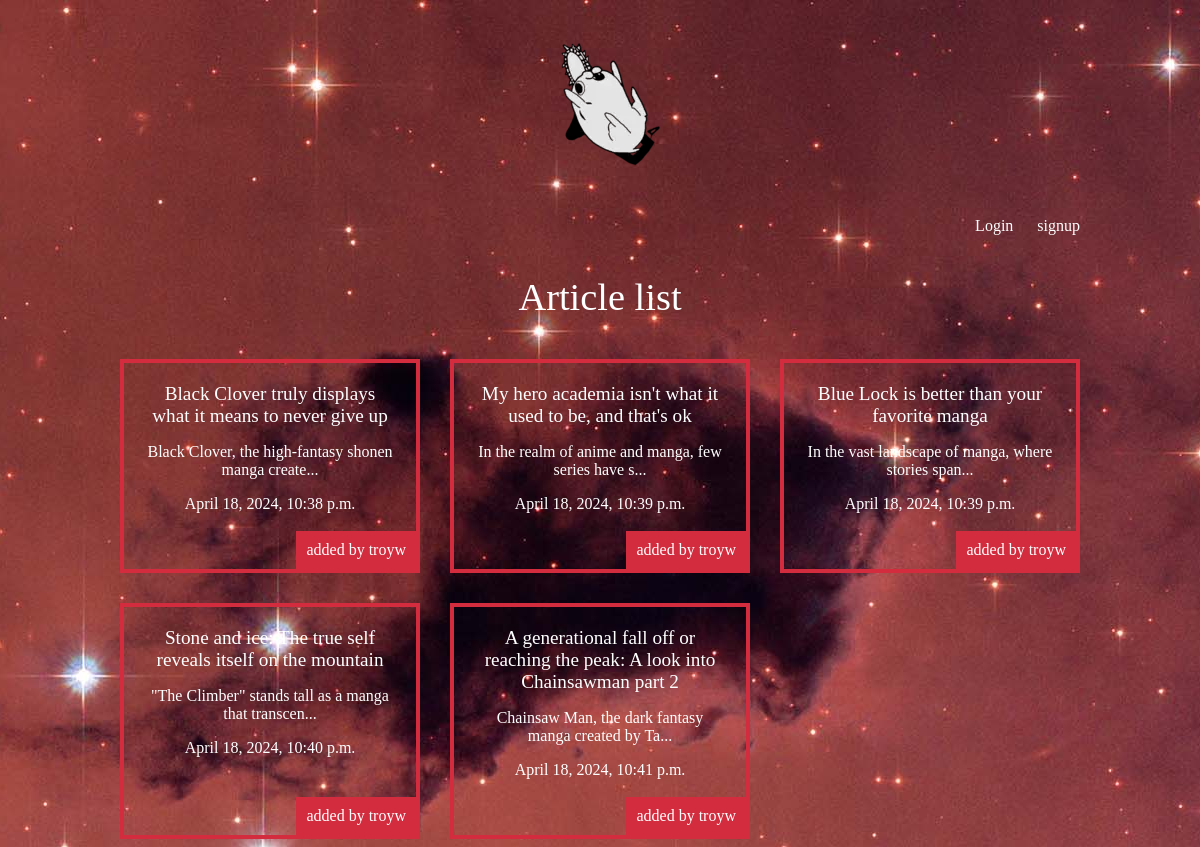
The app's page /articles/ with its own data.
### articles/models.py (models this page shows, shortened)
class Article(models.Model):
    title = models.CharField(max_length=100)
    slug = models.SlugField()
    body = models.TextField()
    date = models.DateTimeField(auto_now_add=True)
    thumb = models.ImageField(default='default.png', blank=True)
    author = models.ForeignKey(User, default=None, on_delete = models.CASCADE)
    def snippet(self):
        return self.body[:50] + '...'

### articles/views.py (the view)
# urls.py: path('', views.article_list, name="list"),
def article_list(request):
    articles = Article.objects.all().order_by('date')
    return render(request, 'articles/article_list.html', {'articles': articles})

### articles/templates/articles/article_list.html
{% extends 'base_layout.html' %}
{% block content %}
        <h1>Article list</h1>
        <div class="articles">
           {% for article in articles %}
           <div class="article">
            <h2><a href="{% url 'articles:detail' slug=article.slug %}">{{ article.title }}</a></h2>
            <p>{{ article.snippet }}</p>
            <p>{{ article.date }}</p>
            <p class="author">added by {{ article.author.username }}</p>
           </div>
           {% endfor %}
        </div>
{% endblock %}

### assets/styles.css (style rules this page uses)
body { background-color: #0f121f; background-image: url(background.jpg); background-repeat: repeat; color: #fff; }
body * { font-family: Ubuntu; }
h1,h2,h3,h4,h5 { font-weight: normal; margin: 0; }
a, a:hover, a:visited { color: #fff; text-decoration: none; }
div.wrapper h1 { text-align: center; margin: 40px auto; font-size: 2.4em; }
.articles { display: grid; grid-template-columns: 1fr 1fr 1fr; grid-gap: 30px; text-align: center; }
.article { padding: 20px; border: 4px solid #d32c3e; position: relative; padding-bottom: 40px; }
.article h2 { font-size: 1.2em; }
.article .author { padding: 10px; background: #d32c3e; position: absolute; right: 0; bottom: 0; margin: 0; }

### records on screen
Article: title "Black Clover truly displays what it means to never give up", snippet "Black Clover, the high-fantasy shonen manga create...", date "April 18, 2024, 10:38 p.m.", author.username "troyw"
Article: title "My hero academia isn't what it used to be, and that's ok", snippet "In the realm of anime and manga, few series have s...", date "April 18, 2024, 10:39 p.m.", author.username "troyw"
Article: title "Blue Lock is better than your favorite manga", snippet "In the vast landscape of manga, where stories span...", date "April 18, 2024, 10:39 p.m.", author.username "troyw"
Article: title "Stone and ice: The true self reveals itself on the mountain", snippet "\"The Climber\" stands tall as a manga that transcen...", date "April 18, 2024, 10:40 p.m.", author.username "troyw"
Article: title "A generational fall off or reaching the peak: A look into Chainsawman part 2", snippet "Chainsaw Man, the dark fantasy manga created by Ta...", date "April 18, 2024, 10:41 p.m.", author.username "troyw"
